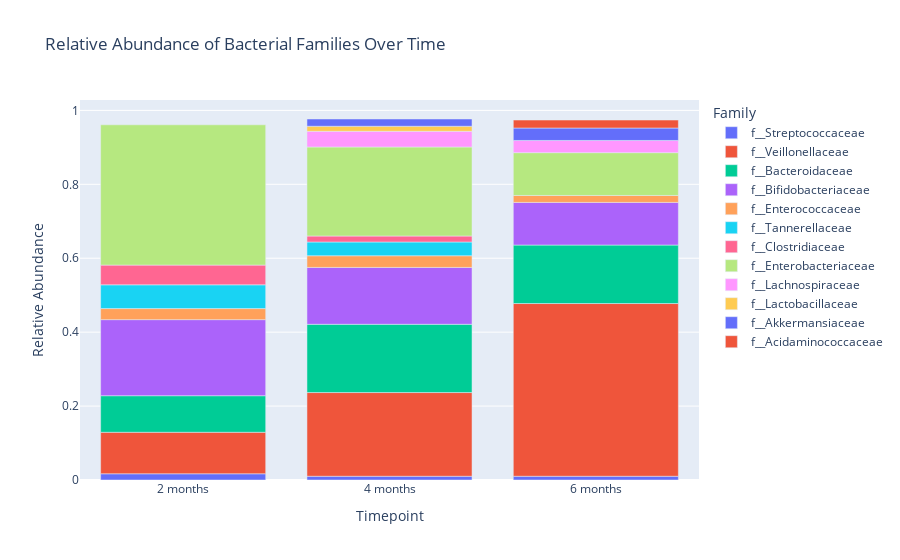

Notebook source saved alongside this figure:
### Code cell
fig = px.bar(
    plotly_family_df[plotly_family_df["Abundance"] > 0.01].sort_values(by="timepoint"),
    x="timepoint",
    y="Abundance",
    color="Family",
    title="Relative Abundance of Bacterial Families Over Time",
    labels={"timepoint": "Timepoint", "Abundance": "Relative Abundance"}
)
fig.show()

### Figure 1 — Plotly figure (JSON) as saved in the notebook; plotly's stock layout.template omitted (floating-point values rounded to 4 significant figures)
{"data": [{"hovertemplate": "Family=f__Streptococcaceae<br>Timepoint=%{x}<br>Relative Abundance=%{y}<extra></extra>", "legendgroup": "f__Streptococcaceae", "marker": {"color": "#636efa", "pattern": {"shape": ""}}, "name": "f__Streptococcaceae", "orientation": "v", "showlegend": true, "textposition": "auto", "type": "bar", "x": ["2 months", "4 months", "6 months"], "xaxis": "x", "y": [0.01684, 0.01013, 0.01015], "yaxis": "y"}, {"hovertemplate": "Family=f__Veillonellaceae<br>Timepoint=%{x}<br>Relative Abundance=%{y}<extra></extra>", "legendgroup": "f__Veillonellaceae", "marker": {"color": "#EF553B", "pattern": {"shape": ""}}, "name": "f__Veillonellaceae", "orientation": "v", "showlegend": true, "textposition": "auto", "type": "bar", "x": ["2 months", "4 months", "6 months"], "xaxis": "x", "y": [0.1123, 0.2264, 0.4673], "yaxis": "y"}, {"hovertemplate": "Family=f__Bacteroidaceae<br>Timepoint=%{x}<br>Relative Abundance=%{y}<extra></extra>", "legendgroup": "f__Bacteroidaceae", "marker": {"color": "#00cc96", "pattern": {"shape": ""}}, "name": "f__Bacteroidaceae", "orientation": "v", "showlegend": true, "textposition": "auto", "type": "bar", "x": ["2 months", "4 months", "6 months"], "xaxis": "x", "y": [0.0989, 0.1847, 0.1582], "yaxis": "y"}, {"hovertemplate": "Family=f__Bifidobacteriaceae<br>Timepoint=%{x}<br>Relative Abundance=%{y}<extra></extra>", "legendgroup": "f__Bifidobacteriaceae", "marker": {"color": "#ab63fa", "pattern": {"shape": ""}}, "name": "f__Bifidobacteriaceae", "orientation": "v", "showlegend": true, "textposition": "auto", "type": "bar", "x": ["2 months", "4 months", "6 months"], "xaxis": "x", "y": [0.2058, 0.1539, 0.1154], "yaxis": "y"}, {"hovertemplate": "Family=f__Enterococcaceae<br>Timepoint=%{x}<br>Relative Abundance=%{y}<extra></extra>", "legendgroup": "f__Enterococcaceae", "marker": {"color": "#FFA15A", "pattern": {"shape": ""}}, "name": "f__Enterococcaceae", "orientation": "v", "showlegend": true, "textposition": "auto", "type": "bar", "x": ["2 months", "4 months", "6 months"], "xaxis": "x", "y": [0.0299, 0.03157, 0.01873], "yaxis": "y"}, {"hovertemplate": "Family=f__Tannerellaceae<br>Timepoint=%{x}<br>Relative Abundance=%{y}<extra></extra>", "legendgroup": "f__Tannerellaceae", "marker": {"color": "#19d3f3", "pattern": {"shape": ""}}, "name": "f__Tannerellaceae", "orientation": "v", "showlegend": true, "textposition": "auto", "type": "bar", "x": ["2 months", "4 months"], "xaxis": "x", "y": [0.06432, 0.0372], "yaxis": "y"}, {"hovertemplate": "Family=f__Clostridiaceae<br>Timepoint=%{x}<br>Relative Abundance=%{y}<extra></extra>", "legendgroup": "f__Clostridiaceae", "marker": {"color": "#FF6692", "pattern": {"shape": ""}}, "name": "f__Clostridiaceae", "orientation": "v", "showlegend": true, "textposition": "auto", "type": "bar", "x": ["2 months", "4 months"], "xaxis": "x", "y": [0.05326, 0.01612], "yaxis": "y"}, {"hovertemplate": "Family=f__Enterobacteriaceae<br>Timepoint=%{x}<br>Relative Abundance=%{y}<extra></extra>", "legendgroup": "f__Enterobacteriaceae", "marker": {"color": "#B6E880", "pattern": {"shape": ""}}, "name": "f__Enterobacteriaceae", "orientation": "v", "showlegend": true, "textposition": "auto", "type": "bar", "x": ["2 months", "4 months", "6 months"], "xaxis": "x", "y": [0.3796, 0.2409, 0.1159], "yaxis": "y"}, {"hovertemplate": "Family=f__Lachnospiraceae<br>Timepoint=%{x}<br>Relative Abundance=%{y}<extra></extra>", "legendgroup": "f__Lachnospiraceae", "marker": {"color": "#FF97FF", "pattern": {"shape": ""}}, "name": "f__Lachnospiraceae", "orientation": "v", "showlegend": true, "textposition": "auto", "type": "bar", "x": ["4 months", "6 months"], "xaxis": "x", "y": [0.0425, 0.03297], "yaxis": "y"}, {"hovertemplate": "Family=f__Lactobacillaceae<br>Timepoint=%{x}<br>Relative Abundance=%{y}<extra></extra>", "legendgroup": "f__Lactobacillaceae", "marker": {"color": "#FECB52", "pattern": {"shape": ""}}, "name": "f__Lactobacillaceae", "orientation": "v", "showlegend": true, "textposition": "auto", "type": "bar", "x": ["4 months"], "xaxis": "x", "y": [0.01362], "yaxis": "y"}, {"hovertemplate": "Family=f__Akkermansiaceae<br>Timepoint=%{x}<br>Relative Abundance=%{y}<extra></extra>", "legendgroup": "f__Akkermansiaceae", "marker": {"color": "#636efa", "pattern": {"shape": ""}}, "name": "f__Akkermansiaceae", "orientation": "v", "showlegend": true, "textposition": "auto", "type": "bar", "x": ["4 months", "6 months"], "xaxis": "x", "y": [0.01962, 0.03368], "yaxis": "y"}, {"hovertemplate": "Family=f__Acidaminococcaceae<br>Timepoint=%{x}<br>Relative Abundance=%{y}<extra></extra>", "legendgroup": "f__Acidaminococcaceae", "marker": {"color": "#EF553B", "pattern": {"shape": ""}}, "name": "f__Acidaminococcaceae", "orientation": "v", "showlegend": true, "textposition": "auto", "type": "bar", "x": ["6 months"], "xaxis": "x", "y": [0.02157], "yaxis": "y"}], "layout": {"barmode": "relative", "legend": {"title": {"text": "Family"}, "tracegroupgap": 0}, "title": {"text": "Relative Abundance of Bacterial Families Over Time"}, "xaxis": {"anchor": "y", "domain": [0.0, 1.0], "title": {"text": "Timepoint"}}, "yaxis": {"anchor": "x", "domain": [0.0, 1.0], "title": {"text": "Relative Abundance"}}}}
